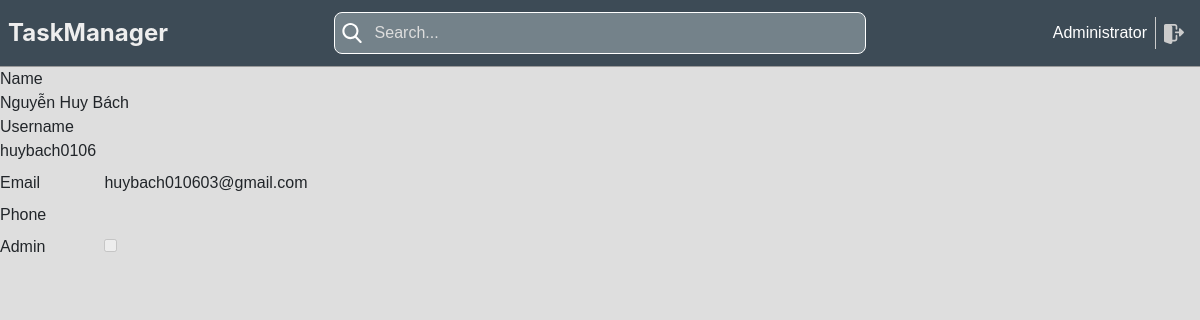
/users/3 (signed in), run on the app's committed database.
### task_management/models.py (models this page shows, shortened)
class User(db.Model, UserMixin):
    __tablename__ = 'user'
    id = db.Column(db.Integer, primary_key=True)
    name = db.Column(db.String(100))
    username = db.Column(db.String(100), nullable=False)
    password_hashed = db.Column(db.String(100), nullable=False)
    active = db.Column(db.Boolean, default=True)
    phone = db.Column(db.String(100))
    email = db.Column(db.String(100))
    created_at = db.Column(db.DateTime, default=db.func.current_timestamp())
    updated_at = db.Column(db.DateTime, default=db.func.current_timestamp())
    create_uid = db.Column(db.Integer, default=0)
    write_uid = db.Column(db.Integer, default=0)
    is_admin = db.Column(db.Boolean, default=False)
    db.UniqueConstraint(username, email)
    @property  # Decorator này dùng để tạo ra một thuộc tính giả
    def password(self):
        if self.password_hashed is not None:
            return None
        return self.password

### task_management/user/views.py (the view)
@user_blueprint.route('/<int:user_id>', methods=['POST', 'GET'])
def user_by_id(user_id):
    if not current_user.is_authenticated:
        return redirect(url_for('login'))
    user = db.get_or_404(User, ident=user_id)
    return render_template('user_detail.html', user=user)

### task_management/models.py (called while the page is built)
@login_manager.user_loader
def load_user(user_id):
    return User.query.get(int(user_id))

### task_management/user/templates/user_detail.html (shortened to what this page needs)
{% extends 'base.html' %}
{% block content %}
    Name
    <div>
        {{ user.name }}
    </div>
    Username
    <div>
        {{ user.username }}
    </div>
    <div class="mt-2">
        <label for="email">Email </label>
        <span id="email">
            {{ user.email or '' }}
        </span>
    </div>
    <div class="mt-2">
        <label for="phone">Phone </label>
    </div>
    <div class="mt-2">
        <label for="is_admin">Admin </label>
        <span id="is_admin">
                {% if user.is_admin %}
                    <input type="checkbox" checked disabled>
                {% else %}
                    <input type="checkbox" disabled>
                {% endif %}
            </span>
    </div>
{% endblock %}

### task_management/templates/header.html (shortened to what this page needs)
<div class="header"
     style="width: 100%">
    <div class="header-icon">
        <a href="/">
            TaskManager
        </a>
    </div>
    <div class="search-bar">
        <input name="searchbar" id="searchbar"
               class="search-input"
               type="text"
               name=""
               placeholder="Search..." onchange="searchTask(this.value)">
    </div>
    <div class="User d-flex justify-content-end align-items-center" style="flex: 1">
        <span style="margin-left: 10px" style="color: #ccc">
          <a style="color: white" href="/users/{{ current_user.id }}">
                        {{ current_user.name }}
          </a>
        </span>
        <a href="{{ url_for('logout') }}" class="logout">
        </a>
    </div>
</div>

### task_management/static/css/styles.css (style rules this page uses)
body { font-family: Arial, sans-serif; background-color: #dedede; margin: 0; padding: 0; }
a { text-decoration: none; color: black; }
label { min-width: 100px; display: inline-block; }

### task_management/static/css/default.css (style rules this page uses)
:root { --sidebar-width: 250px; --header-height: 67px; }
* { box-sizing: border-box; }
.header { display: flex; align-items: center; justify-content: center; padding: 0 8px; background-color: #3d4b56; border-bottom: 1px solid #999; height: 67px; }

### data on the page
User: name "Administrator"
User: name "Nguyễn Huy Bách", username "huybach0106", email "huybach010603@gmail.com"
